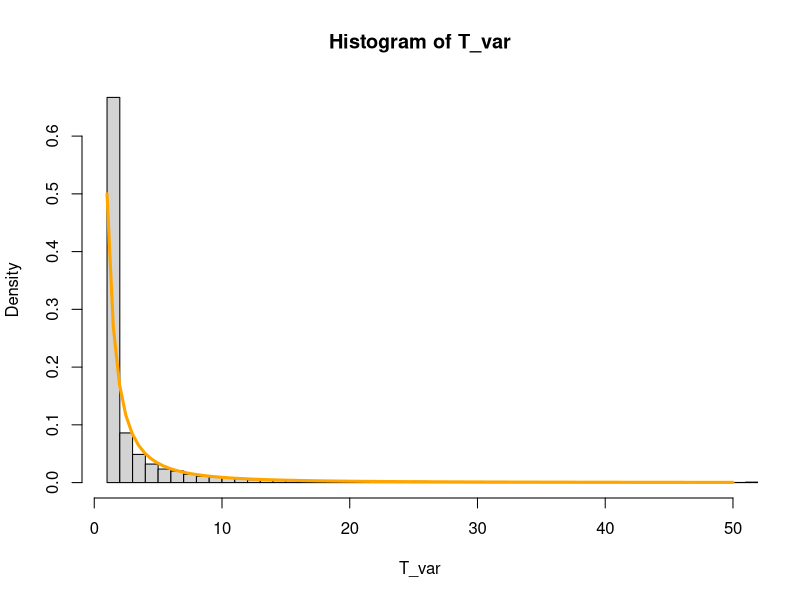

Write R code to recreate this figure. (Note: this script raises an error after producing the figure.)
## ---- chunk 1
install.packages('foreach')
install.packages('doParallel')
install.packages('dplyr')

library(foreach)
library(iterators)
library(doParallel) 
library(dplyr)
registerDoParallel(cores = detectCores())
## ---- chunk 2
sim <- function(M = 1, steps.base=10){
    X = runif(M)# We pick M random X
    res = integer(M)
    miss.vars = 1:M
    miss.n = M
    i = 1
    steps.prev = 0
    while(miss.n != 0){
        #if (i>1) 
        #    print(paste('Remaining r.v. are:', miss.n))
        # at the i-th iteration we pick l^(i+1) values for each of the remaining rows
        steps.now = min(steps.base^i, 1e6)
        y <- matrix(
            runif(steps.now * miss.n), 
            nrow = miss.n)
        trespass = y>(X[miss.vars])                   # for each row we see which value is over its X
        over = ifelse(
            rowSums(trespass)==0,                     # if no trespasses for that row
            0,                                        # then it's 0
            steps.prev + max.col(trespass, "first"))  # else it's the first of the trespasses
        res[miss.vars] = res[miss.vars] + over        # we add up the result with the partial we just obtained

        miss.vars = which(res==0)                     # we update the missing values
        miss.n = length(miss.vars)                     
        steps.prev = steps.prev + steps.now
        i = i + 1
    }
    return(res)
}
sim(100)
## ---- chunk 3
T_var = sim(10000)
hist(T_var, breaks = 10000, xlim=c(1,50), prob=T)
curve(1/x/(x+1), col='orange', lwd=3, add=T)
## ---- chunk 4
set.seed(13112221)

M = 10^(2:7)
n.threads = 10
n.simulations = 3
df = data.frame()

for(i in 1:n.simulations) {
    for(m in M) {
        beg <- Sys.time()
        X = runif(m)
        r = foreach(idx=1:n.threads, .combine=c) %dopar% {
            sim(m/n.threads)
        }
        fin<- Sys.time() - beg

        # store results
        row = data.frame(size=m, time=fin, it=i)
        row$values <- list(r)
        df = rbind(df, row)
    }
    fin<- Sys.time() - beg
    print(fin)
    values = append(values, list(r))
    df = rbind(df, data.frame(size=m, time=fin))
}
df[c('size', 'time')]
## ---- chunk 5
plot(
    df[c('size', 'time')],
    type = "l", 
    log='x',
    lwd=5, 
    col='orchid', 
    xlab='Population Size', 
    ylab='time [s]', 
    main='Time per size of input')
curve(x/1e5, add=T, lwd=1, type='p', from=min(df$size), to=max(df$size))
## ---- chunk 6
df$mean = sapply(values, mean)
plot(
    df[c('size', 'mean')],
    type = "l", 
    log='x',
    lwd=5, 
    col='green', 
    xlab='Population Size', 
    ylab='Mean', 
    main='Mean per size of input')
